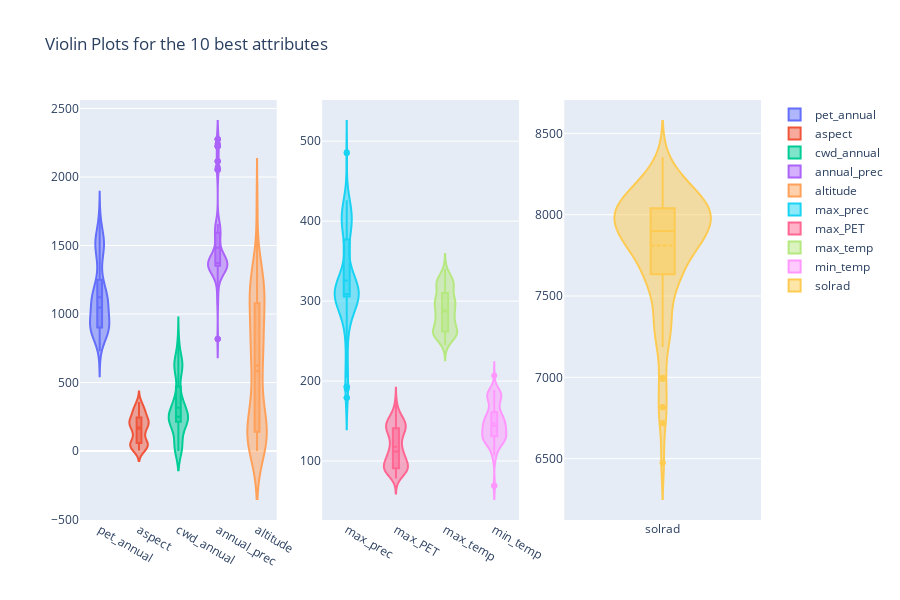

The notebook cell this image was saved under:
### Code cell
import plotly.graph_objects as go
from plotly.subplots import make_subplots

# Create an empty figure with 3 subplots
fig = make_subplots(rows=1, cols=3)

# Define subsets of columns
subset1_columns = ['pet_annual', 'aspect', 'cwd_annual', 'annual_prec', 'altitude']
subset2_columns = ['max_prec', 'max_PET', 'max_temp', 'min_temp']
subset3_columns = ['solrad']

# Add violin plots for each subset
for i, subset_columns in enumerate([subset1_columns, subset2_columns, subset3_columns], start=1):
    # Add violin trace for each column in the subset to the corresponding subplot
    for column in subset_columns:
        fig.add_trace(go.Violin(y=df_subset[column], name=column, box_visible=True, meanline_visible=True), row=1, col=i)

# Update layout
fig.update_layout(title_text="Violin Plots for the 10 best attributes", height=600)

# Show the figure
fig.show()

### Figure 1 — Plotly figure (JSON) as saved in the notebook; plotly's stock layout.template omitted (floating-point values rounded to 4 significant figures; data arrays with more than 128 entries replaced by an {"elided": "..."} marker saying what was removed)
{"data": [{"box": {"visible": true}, "meanline": {"visible": true}, "name": "pet_annual", "type": "violin", "xaxis": "x", "y": {"elided": "189 float values"}, "yaxis": "y"}, {"box": {"visible": true}, "meanline": {"visible": true}, "name": "aspect", "type": "violin", "xaxis": "x", "y": {"elided": "189 float values"}, "yaxis": "y"}, {"box": {"visible": true}, "meanline": {"visible": true}, "name": "cwd_annual", "type": "violin", "xaxis": "x", "y": {"elided": "189 float values"}, "yaxis": "y"}, {"box": {"visible": true}, "meanline": {"visible": true}, "name": "annual_prec", "type": "violin", "xaxis": "x", "y": {"elided": "189 int values"}, "yaxis": "y"}, {"box": {"visible": true}, "meanline": {"visible": true}, "name": "altitude", "type": "violin", "xaxis": "x", "y": {"elided": "189 float values"}, "yaxis": "y"}, {"box": {"visible": true}, "meanline": {"visible": true}, "name": "max_prec", "type": "violin", "xaxis": "x2", "y": {"elided": "189 float values"}, "yaxis": "y2"}, {"box": {"visible": true}, "meanline": {"visible": true}, "name": "max_PET", "type": "violin", "xaxis": "x2", "y": {"elided": "189 float values"}, "yaxis": "y2"}, {"box": {"visible": true}, "meanline": {"visible": true}, "name": "max_temp", "type": "violin", "xaxis": "x2", "y": {"elided": "189 float values"}, "yaxis": "y2"}, {"box": {"visible": true}, "meanline": {"visible": true}, "name": "min_temp", "type": "violin", "xaxis": "x2", "y": {"elided": "189 float values"}, "yaxis": "y2"}, {"box": {"visible": true}, "meanline": {"visible": true}, "name": "solrad", "type": "violin", "xaxis": "x3", "y": {"elided": "189 float values"}, "yaxis": "y3"}], "layout": {"height": 600, "title": {"text": "Violin Plots for the 10 best attributes"}, "xaxis": {"anchor": "y", "domain": [0, 0.2889]}, "xaxis2": {"anchor": "y2", "domain": [0.3556, 0.6444]}, "xaxis3": {"anchor": "y3", "domain": [0.7111, 1]}, "yaxis": {"anchor": "x", "domain": [0, 1]}, "yaxis2": {"anchor": "x2", "domain": [0, 1]}, "yaxis3": {"anchor": "x3", "domain": [0, 1]}}}
